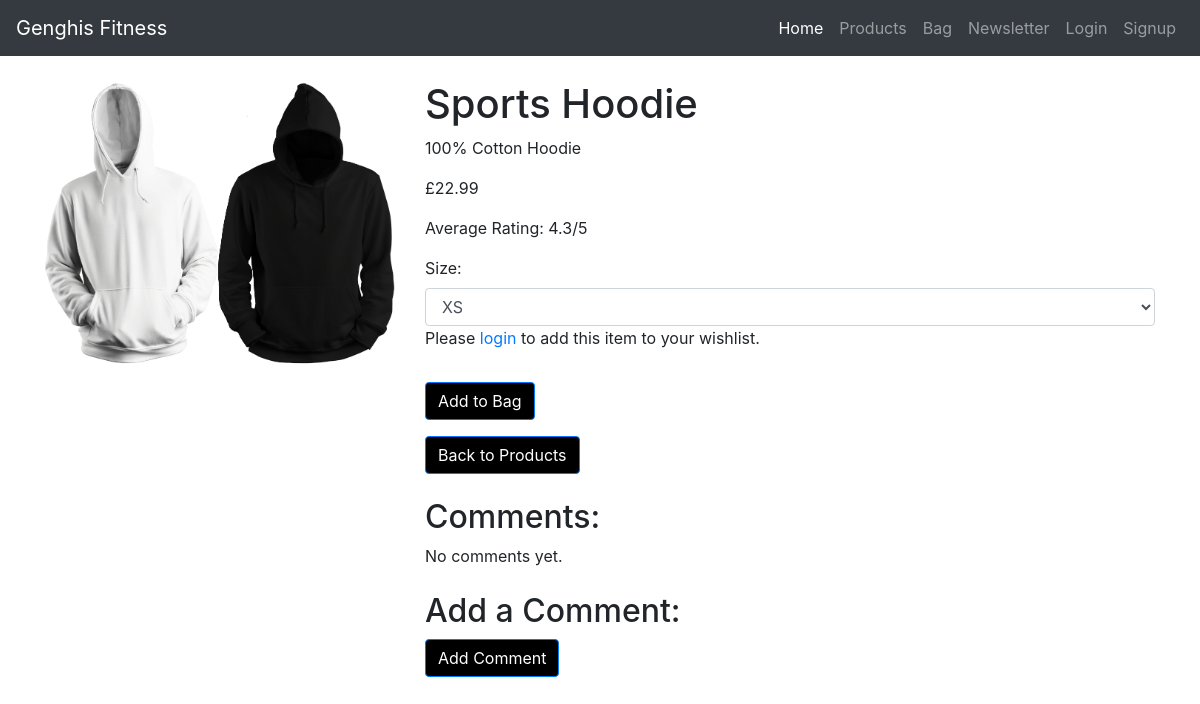
Screenshot of /products/product/3/ with the database file from the repository.
### products/models.py (models this page shows)
class Product(models.Model):
    name = models.CharField(max_length=100)
    description = models.TextField()
    price = models.DecimalField(max_digits=10, decimal_places=2)
    image = models.ImageField(upload_to='products/')
    created_at = models.DateTimeField(auto_now_add=True)
    category = models.ForeignKey('Category', on_delete=models.CASCADE, related_name='products')
    has_sizes = models.BooleanField(default=False, null=True, blank=True)

### products/views.py (the view, shortened to what this page needs)
# urls.py: path('product/<int:pk>/', ProductDetailView.as_view(), name='product_detail'),
class ProductDetailView(DetailView):
    model = Product
    template_name = 'products/product_detail.html'
    context_object_name = 'product'
    def get_context_data(self, **kwargs):
        context = super().get_context_data(**kwargs)
        product = self.get_object()
        average_rating = product.product_ratings.aggregate(average_rating=Avg('rating')).get('average_rating')
        context['average_rating'] = round(average_rating, 1) if average_rating is not None else 0
        context['has_rated'] = False
        if self.request.user.is_authenticated:
            existing_rating = ProductRating.objects.filter(product=product, user=self.request.user).first()
            if existing_rating:
                context['has_rated'] = True
        return context

### context/bag_processor.py (called while the page is built, shortened)
def bag_contents(request):
    bag_items = []
    total = 0
    product_count = 0
    bag = request.session.get('bag', {})
    context = {
        'bag_items': bag_items,
        'total': total,
        'product_count': product_count,
        'grand_total': total,
    }
    return context

### products/templates/products/product_detail.html (shortened to what this page needs)
{% extends "base.html" %}
{% load static %}
{% block content %}
<div class="container">
    <div class="row">
        <div class="col-md-4">
            <img src="{{ product.image.url }}" class="img-fluid" alt="Product Image">
        </div>
        <div class="col-md-8">
            <h1 class="mt-4">{{ product.name }}</h1>
            <p>{{ product.description }}</p>
            <p class="card-price">£{{ product.price }}</p>
            <p>Average Rating: {{ average_rating|floatformat:1 }}/5</p>
            {% if user.is_authenticated %}
                {% if not has_rated %}
                <form method="post" action="{% url 'products:product_detail' product.pk %}">
                        {% csrf_token %}
                        <div class="form-group">
                            <label for="rating">Rate this product:</label>
                            <select class="form-control" id="rating" name="rating">
                                <option value="1">1 star</option>
                                <option value="2">2 stars</option>
                                <option value="3">3 stars</option>
                                <option value="4">4 stars</option>
                                <option value="5">5 stars</option>
                            </select>
                        </div>
                        <button type="submit" class="btn btn-primary">Submit Rating</button>
                    </form>
                {% else %}
                    <p>You have already rated this product.</p>
                {% endif %}
                <form class="add-to-cart-form" method="POST" action="{% url 'bag:add_to_bag' item_id=product.pk %}">
                    {% csrf_token %}
                    <input type="hidden" name="product_id" value="{{ product.pk }}">
                    <input type="hidden" name="quantity" value="1">
                    <input type="hidden" name="redirect_url" value="{{ request.path }}">
                    {% if product.has_sizes %}
                        <label for="product_size">Size:</label>
                        <select name="product_size" id="product_size" class="form-control">
                            <option value="XS">XS</option>
                            <option value="S">S</option>
                            <option value="M">M</option>
                            <option value="L">L</option>
                            <option value="XL">XL</option>
                        </select>
                    {% endif %}
                    <button type="submit" class="btn btn-primary mt-3">Add to Bag</button>
                </form>
                <form class="add-to-wishlist-form" method="POST" action="{% url 'wishlist:add_to_wishlist' product_id=product.pk %}">
                    {% csrf_token %}
                    <input type="hidden" name="product_id" value="{{ product.pk }}">
                    <input type="hidden" name="redirect_url" value="{{ request.path }}">
                    {% if product.has_sizes %}
                        <div class="form-group">
                            <label for="product_size">Size:</label>
                            <select name="size" id="product_size" class="form-control" required>
                                <option value="XS">XS</option>
                                <option value="S">S</option>
                                <option value="M">M</option>
                                <option value="L">L</option>
                                <option value="XL">XL</option>
                            </select>
                        </div>
                    {% endif %}
                    <button type="submit" class="btn btn-primary mt-3">Add to Wishlist</button>
                </form>
            {% else %}
                <form class="add-to-cart-form" method="POST" action="{% url 'bag:add_to_bag' item_id=product.pk %}">
                    {% if product.has_sizes %}
                        <label for="product_size">Size:</label>
                        <select name="product_size" id="product_size" class="form-control">
                            <option value="XS">XS</option>
                        </select>
                    {% endif %}
                    <p>Please <a href="{% url 'account_login' %}">login</a> to add this item to your wishlist.</p>
                    <button type="submit" class="btn btn-primary mt-3">Add to Bag</button>
                </form>
            {% endif %}
            <div class="mt-3">
                <a href="{% url 'products:product_list' %}" class="btn btn-primary">Back to Products</a>
            </div>
            <div class="mt-4">
                <h2>Comments:</h2>
                {% for comment in product.comments.all %}
                    <div class="comment">
                        <p>{{ comment.content }}</p>
                        <p class="comment-user">Posted by: {{ comment.user.username }}</p>
                        {% if user.is_authenticated and comment.user == user %}
                            <a href="{% url 'products:edit_comment' comment_id=comment.id %}" class="btn btn-primary">Edit</a>
                            <form method="post" action="{% url 'products:delete_comment' comment_id=comment.id %}">
                                {% csrf_token %}
                                <button type="submit" class="btn btn-danger">Delete</button>
                            </form>
                        {% endif %}
                    </div>
                {% empty %}
                    <p>No comments yet.</p>
                {% endfor %}
            </div>
            <div class="mt-4">
                <h2>Add a Comment:</h2>
                <form method="post" action="{% url 'products:add_comment' product_id=product.id %}">
                    <button type="submit" class="btn btn-primary">Add Comment</button>
                </form>
            </div>
        </div>
    </div>
</div>
{% endblock %}

### static/css/base.css (style rules this page uses)
body, html { height: 100%; margin: 0; padding: 0; }
.btn-primary { background-color: black; color: white; }

### rows the page displays
Product: image (picture), name "Sports Hoodie", description "100% Cotton Hoodie", price "22.99"

### other values shown
{{ average_rating|floatformat:1 }} "4.3"
